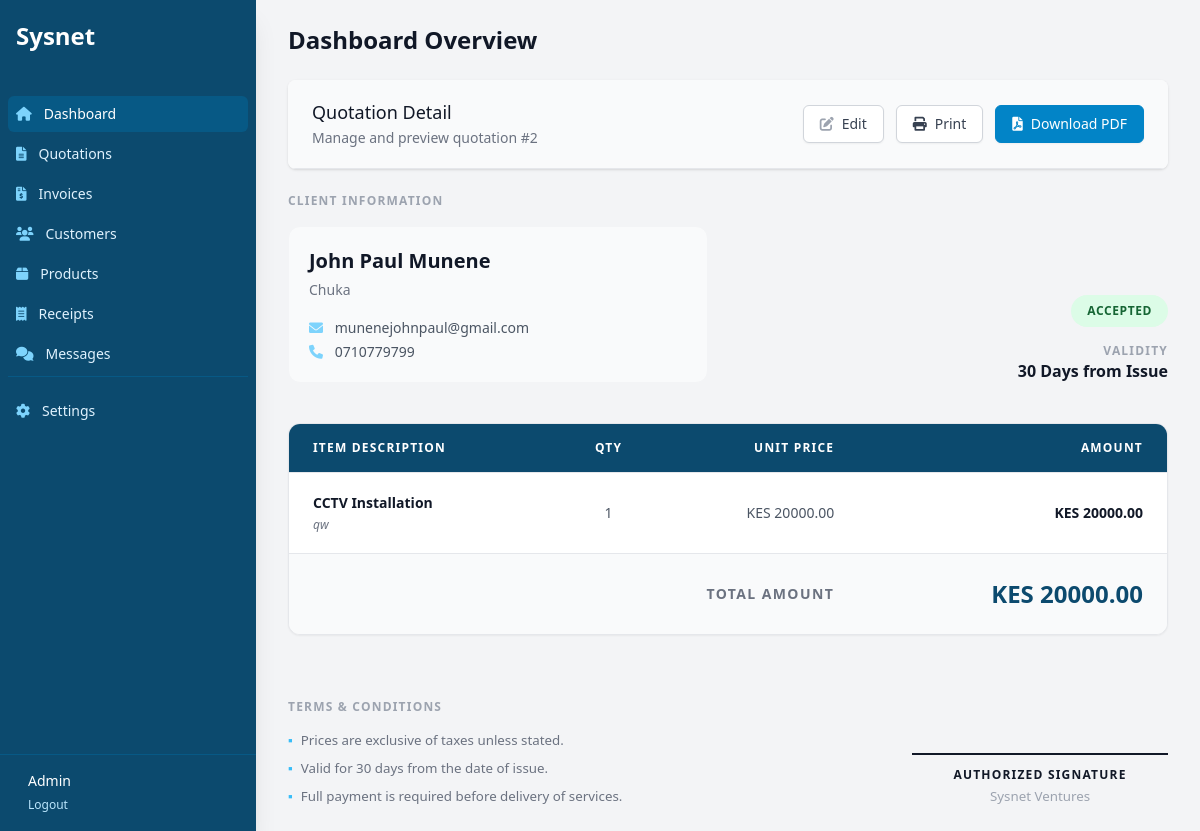
The page /billing/quotation/2/ (signed in) on the database its author committed.
### billing/models.py (models this page shows, shortened)
class Quotation(models.Model):
    DRAFT = 'draft'
    SENT = 'sent'
    ACCEPTED = 'accepted'
    REJECTED = 'rejected'
    STATUS_CHOICES = [
        (DRAFT, 'Draft'),
        (SENT, 'Sent'),
        (ACCEPTED, 'Accepted'),
        (REJECTED, 'Rejected'),
    ]
    customer = models.ForeignKey(Customer, on_delete=models.CASCADE)
    date = models.DateField(default=timezone.now)
    status = models.CharField(max_length=10, choices=STATUS_CHOICES, default=DRAFT)
    created_at = models.DateTimeField(auto_now_add=True)
    @property
    def total_amount(self):
        return self.items.aggregate(total=Sum(models.F('quantity') * models.F('unit_price')))['total'] or 0

class Customer(models.Model):
    name = models.CharField(max_length=200)
    email = models.EmailField(blank=True, null=True)
    phone = models.CharField(max_length=20, blank=True, null=True)
    address = models.TextField(blank=True, null=True)
    created_at = models.DateTimeField(auto_now_add=True)

class QuotationItem(models.Model):
    quotation = models.ForeignKey(Quotation, related_name='items', on_delete=models.CASCADE)
    product = models.ForeignKey(Product, on_delete=models.SET_NULL, null=True)
    description = models.CharField(max_length=255) # Snapshot of product name or custom desc
    quantity = models.PositiveIntegerField(default=1)
    unit_price = models.DecimalField(max_digits=10, decimal_places=2)
    @property
    def total_price(self):
        return self.quantity * self.unit_price

class Product(models.Model):
    SERVICE = 'service'
    PRODUCT = 'product'
    TYPE_CHOICES = [
        (SERVICE, 'Service'),
        (PRODUCT, 'Product'),
    ]
    name = models.CharField(max_length=200)
    description = models.TextField(blank=True, null=True)
    price = models.DecimalField(max_digits=10, decimal_places=2)
    product_type = models.CharField(max_length=10, choices=TYPE_CHOICES, default=SERVICE)

class CompanyProfile(models.Model):
    name = models.CharField(max_length=200, default="Sysnet Ventures")
    logo = models.ImageField(upload_to='logos/', blank=True, null=True)
    email = models.EmailField(blank=True)
    phone = models.CharField(max_length=20, blank=True)
    address = models.TextField(blank=True)
    website = models.URLField(blank=True)
    tax_number = models.CharField(max_length=50, blank=True, verbose_name="Tax/PIN Number")
    class Meta:
        verbose_name_plural = "Company Profile"

### billing/views.py (the view)
# urls.py: path('quotation/<int:pk>/', views.quotation_detail, name='quotation_detail'),
@login_required
def quotation_detail(request, pk):
    quotation = get_object_or_404(Quotation, pk=pk)
    company = CompanyProfile.objects.first()
    return render(request, 'billing/quotation_detail.html', {'quotation': quotation, 'company': company})

### billing/context_processors.py (called while the page is built)
def company_info(request):
    return {
        'company': CompanyProfile.objects.first()
    }

def unread_count(request):
    if request.user.is_authenticated:
        return {'unread_count': ContactMessage.objects.filter(is_read=False).count()}
    return {'unread_count': 0}

### templates/billing/quotation_detail.html (shortened to what this page needs)
{% extends 'billing/base_dashboard.html' %}
{% block dashboard_content %}
<div class="bg-white shadow overflow-hidden sm:rounded-lg mb-6 no-print">
    <div class="px-4 py-5 sm:px-6 flex justify-between items-center bg-gray-50 border-b border-gray-200">
        <div>
            <h3 class="text-lg leading-6 font-medium text-gray-900">Quotation Detail</h3>
            <p class="mt-1 max-w-2xl text-sm text-gray-500">Manage and preview quotation #{{ quotation.id }}</p>
        </div>
        <div class="flex space-x-3">
            <a href="{% url 'quotation_update' quotation.pk %}" class="inline-flex items-center px-4 py-2 border border-gray-300 rounded-md shadow-sm text-sm font-medium text-gray-700 bg-white hover:bg-gray-50 transition">
                <i class="fas fa-edit mr-2 text-gray-400"></i> Edit
            </a>
            <button onclick="window.print()" class="inline-flex items-center px-4 py-2 border border-gray-300 rounded-md shadow-sm text-sm font-medium text-gray-700 bg-white hover:bg-gray-50 transition">
                <i class="fas fa-print mr-2"></i> Print
            </button>
            <a href="{% url 'quotation_pdf' quotation.pk %}" class="inline-flex items-center px-4 py-2 border border-brand-600 rounded-md shadow-sm text-sm font-medium text-white bg-brand-600 hover:bg-brand-700 transition">
                <i class="fas fa-file-pdf mr-2"></i> Download PDF
            </a>
        </div>
    </div>
</div>
<div class="grid grid-cols-1 md:grid-cols-2 gap-10 mb-10">
    <div>
        <h3 class="text-gray-400 font-bold uppercase text-xs tracking-widest mb-3 border-b border-gray-100 pb-1">Client Information</h3>
        <div class="bg-gray-50 p-5 rounded-xl border border-gray-100">
            <p class="text-xl font-black text-gray-900 mb-1">{{ quotation.customer.name }}</p>
            <p class="text-gray-500 text-sm leading-relaxed mb-4">{{ quotation.customer.address|linebreaksbr }}</p>
            <div class="space-y-1">
                {% if quotation.customer.email %}<p class="text-sm text-gray-600"><i class="fas fa-envelope mr-2 text-brand-300"></i> {{ quotation.customer.email }}</p>{% endif %}
                {% if quotation.customer.phone %}<p class="text-sm text-gray-600"><i class="fas fa-phone mr-2 text-brand-300"></i> {{ quotation.customer.phone }}</p>{% endif %}
            </div>
        </div>
    </div>
    <div class="flex flex-col justify-end text-right">
        <div class="no-print">
             <span class="px-4 py-1.5 inline-flex text-xs leading-5 font-black rounded-full uppercase tracking-wider
                {% if quotation.status == 'accepted' %}bg-green-100 text-green-800
                {% elif quotation.status == 'rejected' %}bg-red-100 text-red-800
                {% else %}bg-blue-100 text-blue-800{% endif %}">
                {{ quotation.get_status_display }}
            </span>
        </div>
        <div class="mt-4">
            <p class="text-gray-400 text-xs font-bold uppercase tracking-widest">Validity</p>
            <p class="text-gray-900 font-bold">30 Days from Issue</p>
        </div>
    </div>
</div>
<div class="bg-white border border-gray-200 overflow-hidden sm:rounded-xl shadow-sm mb-10">
    <table class="min-w-full divide-y divide-gray-200">
        <thead>
            <tr class="bg-brand-900">
                <th scope="col" class="px-6 py-4 text-left text-xs font-black text-white uppercase tracking-widest">Item Description</th>
                <th scope="col" class="px-6 py-4 text-center text-xs font-black text-white uppercase tracking-widest w-20">Qty</th>
                <th scope="col" class="px-6 py-4 text-right text-xs font-black text-white uppercase tracking-widest">Unit Price</th>
                <th scope="col" class="px-6 py-4 text-right text-xs font-black text-white uppercase tracking-widest">Amount</th>
            </tr>
        </thead>
        <tbody class="bg-white divide-y divide-gray-100">
            {% for item in quotation.items.all %}
            <tr class="hover:bg-gray-50 transition">
                <td class="px-6 py-5 text-sm">
                    <div class="font-bold text-gray-900">{{ item.product.name }}</div>
                    <div class="text-gray-500 mt-1 italic text-xs">{{ item.description }}</div>
                </td>
                <td class="px-6 py-5 whitespace-nowrap text-sm text-gray-600 text-center font-medium">{{ item.quantity }}</td>
                <td class="px-6 py-5 whitespace-nowrap text-sm text-gray-600 text-right font-medium">KES {{ item.unit_price|floatformat:2 }}</td>
                <td class="px-6 py-5 whitespace-nowrap text-sm text-gray-900 font-bold text-right">KES {{ item.total_price|floatformat:2 }}</td>
            </tr>
            {% endfor %}
        </tbody>
        <tfoot>
            <tr class="bg-gray-50">
                <td colspan="3" class="px-6 py-6 text-right text-sm font-black text-gray-500 uppercase tracking-widest">Total Amount</td>
                <td class="px-6 py-6 text-right text-2xl font-black text-brand-900">KES {{ quotation.total_amount|floatformat:2 }}</td>
            </tr>
        </tfoot>
    </table>
</div>
<div class="grid grid-cols-1 md:grid-cols-2 gap-10 mt-16 print-only">
    <div>
        <h4 class="text-xs font-black text-gray-400 uppercase tracking-widest mb-4">Terms & Conditions</h4>
        <ul class="text-[10pt] text-gray-500 space-y-2 list-none p-0">
            <li class="flex items-start"><span class="text-brand-400 mr-2">▪</span> Prices are exclusive of taxes unless stated.</li>
            <li class="flex items-start"><span class="text-brand-400 mr-2">▪</span> Valid for 30 days from the date of issue.</li>
            <li class="flex items-start"><span class="text-brand-400 mr-2">▪</span> Full payment is required before delivery of services.</li>
        </ul>
    </div>
    <div class="flex flex-col items-end justify-end">
        <div class="w-64 border-t-2 border-gray-900 pt-3 text-center">
            <p class="font-black text-gray-900 uppercase text-xs tracking-widest">Authorized Signature</p>
            <p class="text-[10pt] text-gray-400 mt-1">{{ company.name|default:"Sysnet Ventures" }}</p>
        </div>
    </div>
</div>
{% endblock %}

### templates/billing/base_dashboard.html (shortened to what this page needs)
<!DOCTYPE html>
<html lang="en">
<head>
    <script src="https://cdn.tailwindcss.com"></script>
    <link href="https://cdnjs.cloudflare.com/ajax/libs/font-awesome/6.0.0/css/all.min.css" rel="stylesheet">
</head>
<body class="bg-gray-100 font-sans">
    <div class="flex h-screen overflow-hidden">
        <div class="hidden md:flex md:flex-shrink-0 no-print">
            <div class="flex flex-col w-64">
                <div class="flex flex-col h-0 flex-1 bg-brand-900 shadow-xl">
                    <div class="flex-1 flex flex-col pt-5 pb-4 overflow-y-auto">
                        <div class="flex items-center flex-shrink-0 px-4 mb-6">
                            <span class="text-white text-2xl font-bold">Sysnet</span>
                        </div>
                        <nav class="mt-5 flex-1 px-2 space-y-1">
                            <a href="{% url 'dashboard' %}" class="group flex items-center px-2 py-2 text-sm font-medium rounded-md text-white bg-brand-800">
                                <i class="fas fa-home mr-3 text-brand-300"></i>
                                Dashboard
                            </a>
                            <a href="{% url 'quotation_list' %}" class="group flex items-center px-2 py-2 text-sm font-medium rounded-md text-brand-100 hover:bg-brand-800 hover:text-white">
                                <i class="fas fa-file-alt mr-3 text-brand-300 group-hover:text-white"></i>
                                Quotations
                            </a>
                            <a href="{% url 'invoice_list' %}" class="group flex items-center px-2 py-2 text-sm font-medium rounded-md text-brand-100 hover:bg-brand-800 hover:text-white">
                                <i class="fas fa-file-invoice-dollar mr-3 text-brand-300 group-hover:text-white"></i>
                                Invoices
                            </a>
                            <a href="{% url 'customer_list' %}" class="group flex items-center px-2 py-2 text-sm font-medium rounded-md text-brand-100 hover:bg-brand-800 hover:text-white">
                                <i class="fas fa-users mr-3 text-brand-300 group-hover:text-white"></i>
                                Customers
                            </a>
                            <a href="{% url 'product_list' %}" class="group flex items-center px-2 py-2 text-sm font-medium rounded-md text-brand-100 hover:bg-brand-800 hover:text-white">
                                <i class="fas fa-box mr-3 text-brand-300 group-hover:text-white"></i>
                                Products
                            </a>
                             <a href="{% url 'receipt_list' %}" class="group flex items-center px-2 py-2 text-sm font-medium rounded-md text-brand-100 hover:bg-brand-800 hover:text-white">
                                <i class="fas fa-receipt mr-3 text-brand-300 group-hover:text-white"></i>
                                Receipts
                            </a>
                            <a href="{% url 'message_list' %}" class="group flex items-center px-2 py-2 text-sm font-medium rounded-md text-brand-100 hover:bg-brand-800 hover:text-white relative">
                                <i class="fas fa-comments mr-3 text-brand-300 group-hover:text-white"></i>
                                Messages
                            </a>
                            <div class="pt-4 mt-4 border-t border-brand-800">
                                <a href="{% url 'company_settings' %}" class="group flex items-center px-2 py-2 text-sm font-medium rounded-md text-brand-100 hover:bg-brand-800 hover:text-white">
                                    <i class="fas fa-cog mr-3 text-brand-300 group-hover:text-white"></i>
                                    Settings
                                </a>
                            </div>
                        </nav>
                    </div>
                    <div class="flex-shrink-0 flex border-t border-brand-800 p-4">
                        <div class="flex items-center">
                            <div class="ml-3">
                                <p class="text-sm font-medium text-white">
                                    {{ user.username|title }}
                                </p>
                                <form action="{% url 'logout' %}" method="post" class="inline">
                                    <button type="submit" class="text-xs font-medium text-brand-200 hover:text-white group-hover:text-white">
                                        Logout
                                    </button>
                                </form>
                            </div>
                        </div>
                    </div>
                </div>
            </div>
        </div>
        <div class="flex flex-col w-0 flex-1 overflow-hidden">
            <main class="flex-1 relative overflow-y-auto focus:outline-none">
                <div class="py-6">
                    <div class="max-w-7xl mx-auto px-4 sm:px-6 md:px-8 mb-6 no-print">
                        <h1 class="text-2xl font-semibold text-gray-900">Dashboard Overview</h1>
                    </div>
                    <div class="max-w-7xl mx-auto px-4 sm:px-6 md:px-8">
                        {% block dashboard_content %}{% endblock %}
                    </div>
                </div>
            </main>
        </div>
    </div>
</body>
</html>

### templates/billing/base_dashboard.html (style rules this page uses)
.print-only { display: none; }

### rows shown on the page
Quotation: id "2", customer.name "John Paul Munene", customer.address "Chuka", customer.email "munenejohnpaul@gmail.com", customer.phone "0710779799", status "ACCEPTED", total_amount "20000.00"
QuotationItem: product.name "CCTV Installation", description "qw", quantity "1", unit_price "20000.00", total_price "20000.00"
CompanyProfile: name "Sysnet Ventures"

### other values the page prints
{{ user.username|title }} "Admin"
